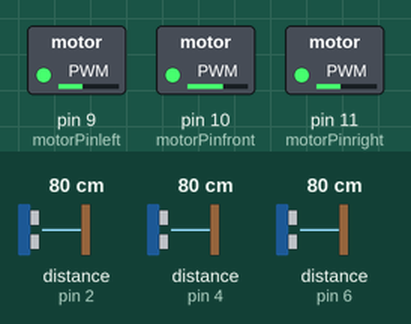
This sketch was run on a simulated Arduino Uno, built with avr-gcc and run on an emulated ATmega328P. On the bench: switched loads named in the sketch (green lamp = pin HIGH). Wiring (inferred from the names in the program): 3 × ultrasonic range finder: trigger pin 3, echo pin 2 / trigger pin 5, echo pin 4 / trigger pin 7, echo pin 6. Inputs (shaded band) come from the test bench; at power-on: distance to the obstacle (sensors on pin 2, pin 4, pin 6) 80 cm. The echo pulse lasts 58.3 µs per cm; pins used as bus, display or sensor lines are not drawn; what the sketch prints to the serial monitor is not drawn.

Above: at 1.3 s.
1.4 s: distance to the obstacle (sensor on pin 2) set to 54 cm
2.9 s: distance to the obstacle (sensor on pin 2) set to 46 cm
At 4.3 s:
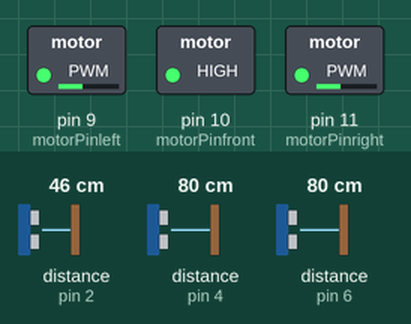
4.6 s: distance to the obstacle (sensor on pin 4) set to 54 cm
6.1 s: distance to the obstacle (sensor on pin 4) set to 49 cm
At 7.4 s:
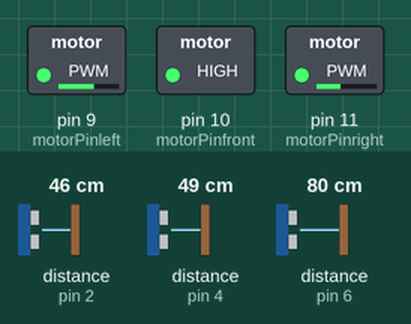
7.7 s: distance to the obstacle (sensor on pin 6) set to 55 cm
9.2 s: distance to the obstacle (sensor on pin 6) set to 49 cm
At 10.4 s:
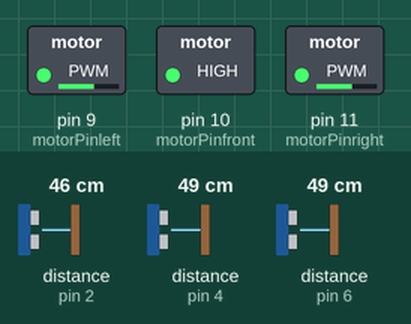
Timing chart, 0 to 11.7 s (numbered marks = the images above; inputs shaded):
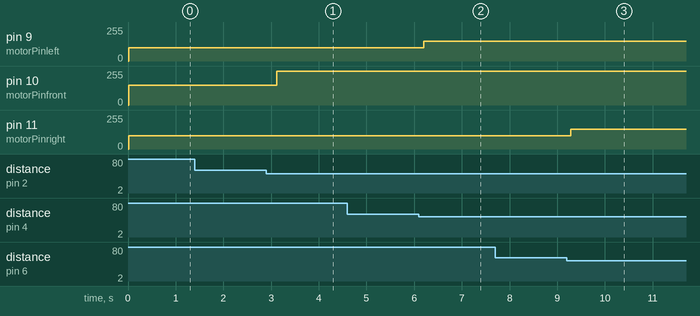

Measured:
- the behaviour switches between 52 and 51 cm on distance to the obstacle (sensor on pin 2) (found by bisection; images 0 and 1)
- the behaviour switches between 52 and 51 cm on distance to the obstacle (sensor on pin 4) (found by bisection; images 1 and 2)
- the behaviour switches between 52 and 51 cm on distance to the obstacle (sensor on pin 6) (found by bisection; images 2 and 3)
- after the input at 1.4 s, every drawn part: stays the same
- after the input at 2.9 s, pin 10 (motorPinfront): 150/255 → 255/255 after 0.22 s
- after the input at 4.6 s, every drawn part: stays the same
- after the input at 6.1 s, pin 9 (motorPinleft): 100/255 → 150/255 after 0.10 s
- after the input at 7.7 s, every drawn part: stays the same
- after the input at 9.2 s, pin 11 (motorPinright): 100/255 → 150/255 after 0.08 s

The sketch:

codeFinal.ino
```cpp
// Pin Definitions
int echopinfront = 2; //yellow marked
int trigpinfront = 3; //yellow
int echopinleft = 4; //brown
int trigpinleft = 5; //orange
int echopinright = 6; //blue marked
int trigpinright = 7; //blue

int motorPinfront = 10; //white
int motorPinright = 11; //green
int motorPinleft = 9; //white


void setup() {
  Serial.begin(9600);

  pinMode(trigpinfront, OUTPUT);
  pinMode(echopinfront, INPUT);
  pinMode(trigpinleft, OUTPUT);
  pinMode(echopinleft, INPUT);
  pinMode(trigpinright, OUTPUT);
  pinMode(echopinright, INPUT);

  pinMode(motorPinfront, OUTPUT);
  pinMode(motorPinright, OUTPUT);
  pinMode(motorPinleft, OUTPUT);

}

long measureDistance(int trigPin, int echoPin) {
  long duration, distance;
  digitalWrite(trigPin, LOW);
  delayMicroseconds(2);
  digitalWrite(trigPin, HIGH);
  delayMicroseconds(10);
  digitalWrite(trigPin, LOW);
  duration = pulseIn(echoPin, HIGH);
  distance = duration * 0.034 / 2;
  return distance;
}

void buzzerResponse(int distance, int motorPin) {
  if (distance <= 100 && distance > 50) {
    analogWrite(motorPin, 100);
  } else if (distance <= 50 && distance > 20) {
    analogWrite(motorPin, 150);
  } else if (distance <= 20) {
    analogWrite(motorPin, 255);
  } else {
    analogWrite(motorPin, 0); //turn off the buzzer
  }
}

void buzzerResponseFront(int distance, int motorPin) {
  if (distance <= 150 && distance > 100) {
    analogWrite(motorPin, 100);
  } else if (distance <= 100 && distance > 50) {
    analogWrite(motorPin, 150);
  } else if (distance <= 50) {
    analogWrite(motorPin, 255);
  } else {
    analogWrite(motorPin, 0); //turn off the buzzer
  }
}


void loop() {
  long distancefront = measureDistance(trigpinfront, echopinfront);
  long distanceleft = measureDistance(trigpinleft, echopinleft);
  long distanceright = measureDistance(trigpinright, echopinright);

  buzzerResponseFront(distancefront, motorPinfront);
  buzzerResponse(distanceright, motorPinright);
  buzzerResponse(distanceleft, motorPinleft);

  //Print distances
  Serial.print("Distance front: ");
  Serial.print(distancefront);
  Serial.print("cm | ");
  Serial.print("Distance left: ");
  Serial.print(distanceleft);
  Serial.println("cm");
  Serial.print("Distance right: ");
  Serial.print(distanceright);
  Serial.print("cm | ");


  delay(500);
}
```
